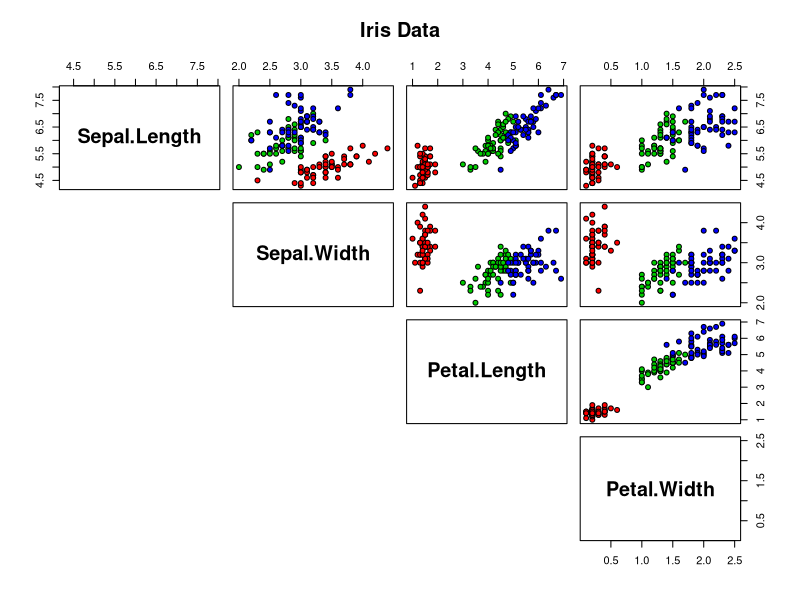
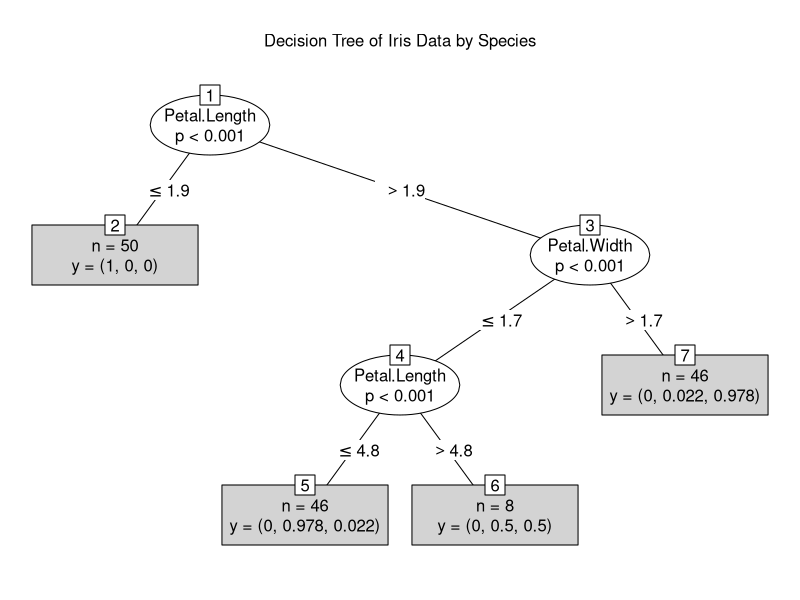

Recreate these plots in R, in order.
# File description -------------------------------------------------------------
# Simple example of a decision tree

# Setup ------------------------------------------------------------------------
rm(list=ls()) # Delete all variables
graphics.off() # Close all open plots
cat("\014")   # Clear console
require("party") # Get decision tree package

# Visualize the data ------------------------------------------------------------
pairs(iris[1:4], 
      main = "Iris Data", 
      pch = 21, 
      bg = c("red", "green3", "blue")[unclass(iris$Species)],
      lower.panel=NULL, 
      labels=c("Sepal.Length","Sepal.Width","Petal.Length","Petal.Width"), 
      font.labels=2,
      cex.labels=1.8) 

# Inspect the data
print(head(iris))
print(unique(iris$Species))

# Fit a decision tree ------------------------------------------------------------
iris_ctree <- ctree(Species ~ Sepal.Length + Sepal.Width + Petal.Length + Petal.Width, 
                    data=iris)

# Visualize decision tree
plot(iris_ctree,
     type="simple",
     main="Decision Tree of Iris Data by Species")
